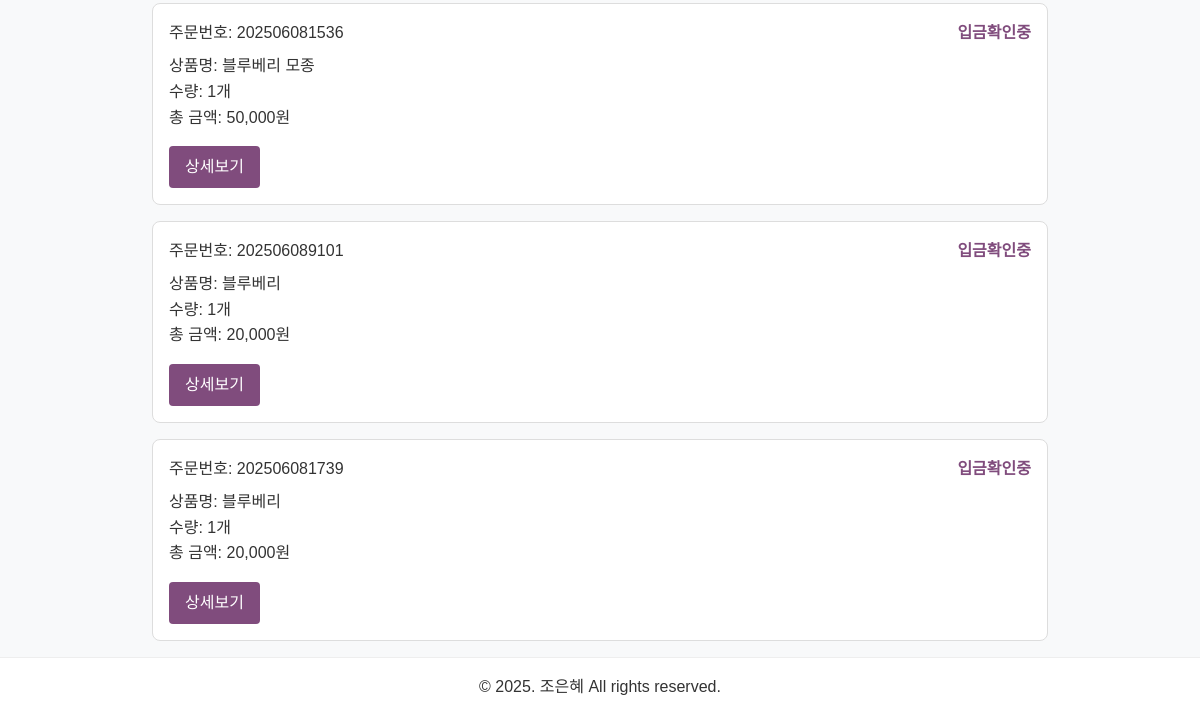
Before: /orders/list/ (signed in, lower part) with the older database file.
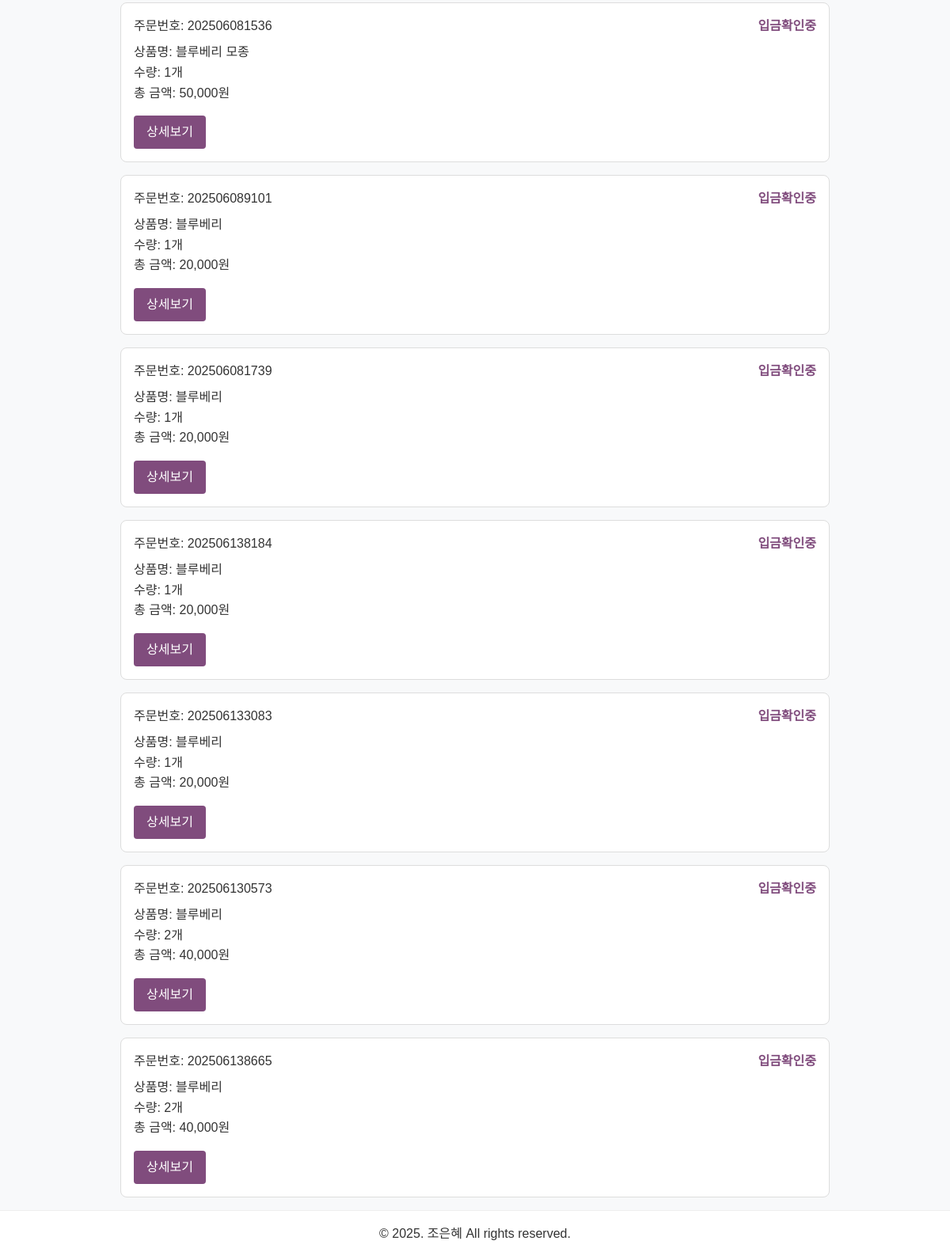
After: the same page with the newer database file.
### orders/models.py (models this page shows, shortened)
class Order(models.Model):
    SIZE_CHOICES = [
        ('small', '소과1kg'),
        ('big', '대과1kg'),
        ('none', '모종(해당없음)'),
    ]
    STATUS_CHOICES = [
        ('pending', '입금확인중'),
        ('preparing', '배송준비중'),
        ('shipping', '배송중'),
        ('completed', '배송완료'),
        ('canceling', '취소요청'),
        ('cancelled', '취소완료'),
    ]
    user = models.ForeignKey(User, on_delete=models.CASCADE)
    item = models.ForeignKey(Item, on_delete=models.CASCADE)
    size = models.CharField(max_length=5, choices=SIZE_CHOICES, null=True, blank=True)
    quantity = models.PositiveIntegerField()
    name = models.CharField(max_length=100)
    contact = models.CharField(max_length=100)
    postcode = models.CharField(max_length=10)
    address = models.CharField(max_length=255)
    detail_address = models.CharField(max_length=255)
    preferred_delivery_date = models.DateField()
    depositor_name = models.CharField(max_length=100)
    status = models.CharField(max_length=10, choices=STATUS_CHOICES, default='입금확인중')
    review_written = models.BooleanField(default=False) #TODO
    total_price = models.DecimalField(max_digits=10, decimal_places=0, editable=False)
    cancel_requested = models.BooleanField(default=True)
    order_number = models.CharField(max_length=20, unique=True, editable=False, null=True)
    created_at = models.DateTimeField(default=timezone.now, null=True)

### items/models.py (models this page shows, shortened)
class Item(models.Model):
    CATEGORY_CHOICES = [
        ('fruit','과일'),
        ('seed','모종'),
    ]
    name = models.CharField(max_length=100)
    category = models.CharField(max_length=20,choices=CATEGORY_CHOICES)
    price_per_small = models.DecimalField(max_digits=10, decimal_places=0, null=True, blank=True)
    price_per_big = models.DecimalField(max_digits=10, decimal_places=0, null=True, blank=True)
    price_per_unit = models.DecimalField(max_digits=10, decimal_places=0, null=True, blank=True)
    image = models.ImageField(upload_to='items/images/', null=True, blank=True)

### orders/views.py (the view)
# urls.py: path('orders/', views.order_list, name='admin_order_list'),
@login_required
def order_list(request):
    orders = Order.objects.filter(user=request.user)
    return render(request, 'orders/order_list.html', {'orders': orders})

### orders/templates/orders/order_list.html (shortened to what this page needs)
{% extends 'base.html' %}
{% block content %}
<div class="container">
    {% if orders %}
        <div class="order-list">
            {% for order in orders %}
                <div class="order-item">
                    <div class="order-header">
                        <span class="order-id">주문번호: {{ order.order_number }}</span>
                        <span class="order-status">{{ order.get_status_display }}</span>
                    </div>
                    <div class="order-info">
                        <p>상품명: {{ order.item.name }}</p>
                        <p>수량: {{ order.quantity }}개</p>
                        <p>총 금액: {{ order.total_price }}원</p>
                    </div>
                    <div class="order-actions">
                        <a href="{% url 'order_detail' order.order_number %}" class="btn btn-primary">상세보기</a>
                    </div>
                </div>
            {% endfor %}
        </div>
    {% else %}
        <p>주문 내역이 없습니다.</p>
    {% endif %}
</div>
{% endblock %}

Changed rows visible on the page:
added Order: order_number "202506138184", status "입금확인중", item.name "블루베리", quantity "1", total_price "20,000"
added Order: order_number "202506133083", status "입금확인중", item.name "블루베리", quantity "1", total_price "20,000"
added Order: order_number "202506130573", status "입금확인중", item.name "블루베리", quantity "2", total_price "40,000"
added Order: order_number "202506138665", status "입금확인중", item.name "블루베리", quantity "2", total_price "40,000"
